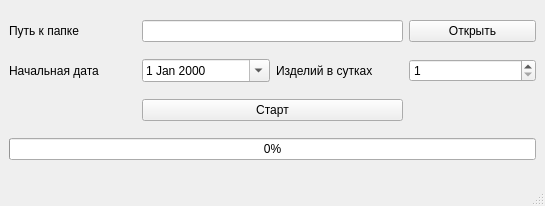
<?xml version="1.0" encoding="UTF-8"?>
<ui version="4.0">
 <class>MainWindow</class>
 <widget class="QMainWindow" name="MainWindow">
  <property name="geometry">
   <rect>
    <x>0</x>
    <y>0</y>
    <width>545</width>
    <height>206</height>
   </rect>
  </property>
  <property name="font">
   <font>
    <pointsize>9</pointsize>
   </font>
  </property>
  <property name="windowTitle">
   <string>Изменение дат</string>
  </property>
  <widget class="QWidget" name="centralwidget">
   <layout class="QGridLayout" name="gridLayout">
    <item row="1" column="1">
     <widget class="QDateEdit" name="dateEdit_start_date">
      <property name="calendarPopup">
       <bool>true</bool>
      </property>
     </widget>
    </item>
    <item row="0" column="0">
     <widget class="QLabel" name="label_path_folder">
      <property name="sizePolicy">
       <sizepolicy hsizetype="Preferred" vsizetype="Preferred">
        <horstretch>0</horstretch>
        <verstretch>0</verstretch>
       </sizepolicy>
      </property>
      <property name="text">
       <string>Путь к папке</string>
      </property>
     </widget>
    </item>
    <item row="1" column="2">
     <widget class="QLabel" name="label_device">
      <property name="text">
       <string>Изделий в сутках</string>
      </property>
     </widget>
    </item>
    <item row="1" column="3">
     <widget class="QSpinBox" name="spinBox_device">
      <property name="minimum">
       <number>1</number>
      </property>
      <property name="maximum">
       <number>10000</number>
      </property>
     </widget>
    </item>
    <item row="0" column="1" colspan="2">
     <widget class="QLineEdit" name="lineEdit_path_folder"/>
    </item>
    <item row="0" column="3">
     <widget class="QPushButton" name="pushButton_path_folder">
      <property name="text">
       <string>Открыть</string>
      </property>
     </widget>
    </item>
    <item row="1" column="0">
     <widget class="QLabel" name="label_start_date">
      <property name="sizePolicy">
       <sizepolicy hsizetype="Preferred" vsizetype="Preferred">
        <horstretch>0</horstretch>
        <verstretch>0</verstretch>
       </sizepolicy>
      </property>
      <property name="text">
       <string>Начальная дата</string>
      </property>
     </widget>
    </item>
    <item row="2" column="1" colspan="2">
     <widget class="QPushButton" name="pushButton_start_stop">
      <property name="text">
       <string>Старт</string>
      </property>
     </widget>
    </item>
    <item row="3" column="0" colspan="4">
     <widget class="QProgressBar" name="progressBar">
      <property name="value">
       <number>0</number>
      </property>
     </widget>
    </item>
   </layout>
  </widget>
  <widget class="QMenuBar" name="menubar">
   <property name="geometry">
    <rect>
     <x>0</x>
     <y>0</y>
     <width>545</width>
     <height>26</height>
    </rect>
   </property>
  </widget>
  <widget class="QStatusBar" name="statusbar"/>
 </widget>
 <resources/>
 <connections/>
</ui>
